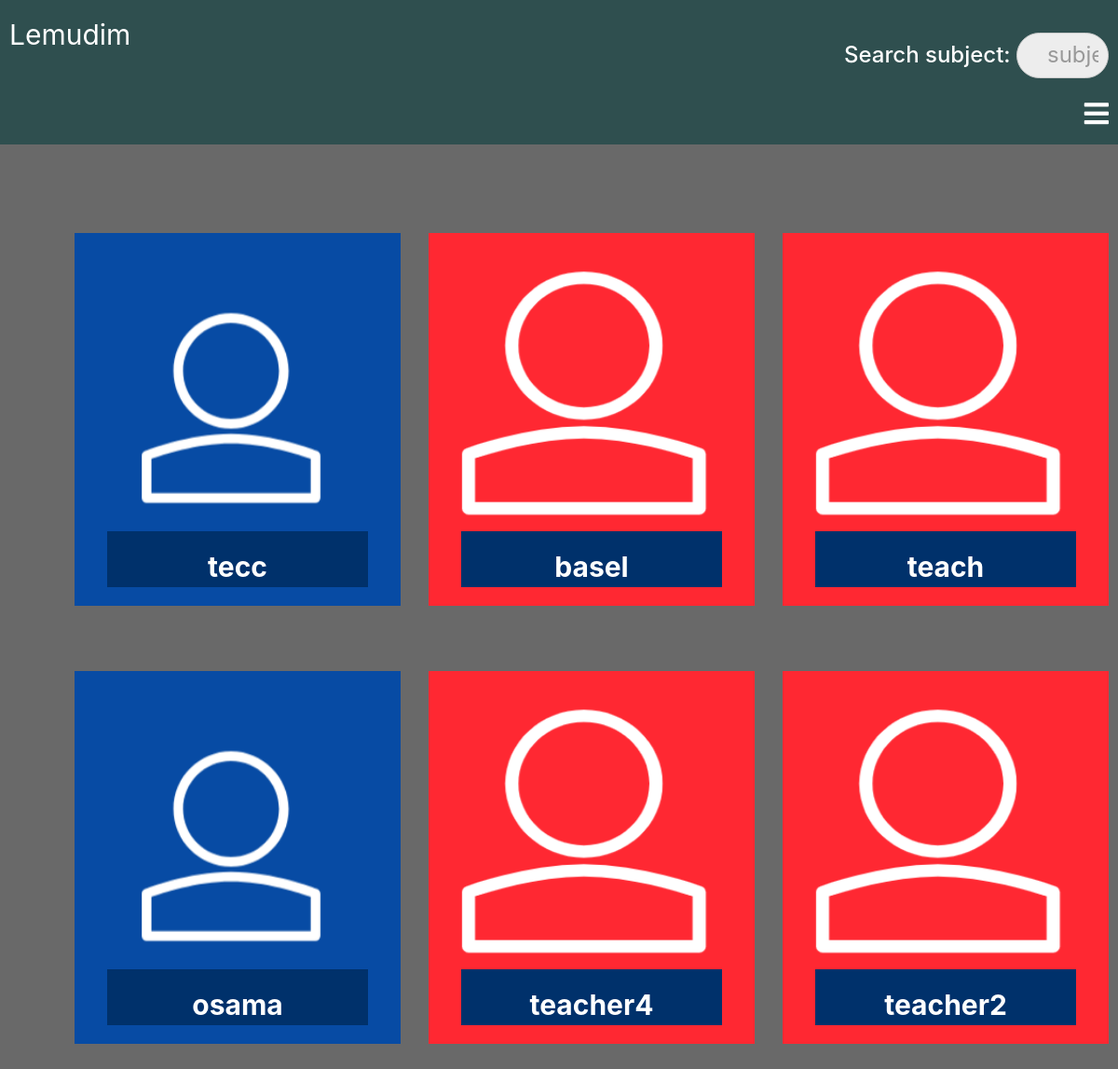
The app's page /classroom/teachers_list/ with its own data.
### classroom/models.py (models this page shows, shortened)
class Teacher(models.Model):
    user = models.OneToOneField(User, on_delete=models.CASCADE, primary_key=True, related_name='Teacher')
    name = models.CharField(max_length=250)
    subject_name = models.CharField(max_length=250)
    email = models.EmailField(max_length=250)
    phone = models.CharField(max_length=250)
    money_per_hour = models.CharField(max_length=250)
    teacher_profile_pic = models.ImageField(upload_to="classroom/teacher_profile_pic", blank=True)
    class_students = models.ManyToManyField(Student, through="StudentsInClass")
    rate=models.IntegerField()
    description = models.TextField()
    payment_way=models.CharField(max_length=250)
    schedule=models.CharField(max_length=250)

### classroom/views.py (the view)
def teachers_list(request):
    query = request.GET.get("q", None)
    qs = Teacher.objects.all()
    if query is not None:
        qs = qs.filter(
                Q(subject_name__icontains=query)
                )
    context = {
        "teachers_list": qs,
    }
    template = "classroom/teachers_list.html"
    return render(request, template, context)

### template/classroom/teachers_list.html (shortened to what this page needs)
{% extends "classroom/base.html" %}
{% load static %}
{% block content %}
<div class="student-list">
<div class="container">
  <div class="row">
  {% for teacher in teachers_list %}
  <div class="col-6 col-md-4">
  <div class="student-box">
    <div class="imgBx">
      {% if teacher.teacher_profile_pic %}
      <img src="{{ teacher.teacher_profile_pic.url }}" alt="">
      {% else %}
      {% if forloop.counter0|divisibleby:"3" %}
      <img src="{% static 'images/login-avatar.PNG' %}" alt="">
      {% else %}
      <img src="{% static 'images/login-avatar-2.PNG' %}" alt="">
      {% endif %}
      {% endif %}
    </div>
    <div class="content">
      <h3>{{ teacher.name }}</h3>
    </div>
  </div>
  </div>
  {% endfor %}
  </div>
</div>
</div>
{% endblock %}

### static/css/base.css (style rules this page uses)
.student-signup-form h1,h3 { margin: 10px; padding: 0; text-align: center; font-size: 40px; font-weight: 300; opacity: 1; }

### static/css/newbase.css (style rules this page uses)
.student-list { margin: 0; padding: 0; background: dimgray; background-size:auto; background-repeat: repeat; width: 100%; padding-bottom: 600px; padding-top: 5%; color: black; }
.student-list .student-box { margin: 10%; position: relative; width: 100%; height: 400px; background: #000; }
.student-list .student-box .imgBx { position: relative; top: 0; left: 0; width: 100%; height: 100%; }
.student-list .student-box .imgBx img { position: absolute; top: 0; left: 0; width: 100%; height: 100%; object-fit: cover; transition: 0.5s; }
.student-list .student-box .content { position: absolute; bottom: 20px; left: 10%; width: 80%; height: 60px; background: #00316b; transition: 0.5s; overflow: hidden; color: white; padding: 15px; box-sizing: border-box; }
.student-list .student-box .content h3 { margin: 0; padding: 5px; font-size: 30px; font-weight: 700; }

### records on screen
Teacher: name "tecc"
Teacher: name "basel"
Teacher: name "teach"
Teacher: name "osama"
Teacher: name "teacher4"
Teacher: name "teacher2"
